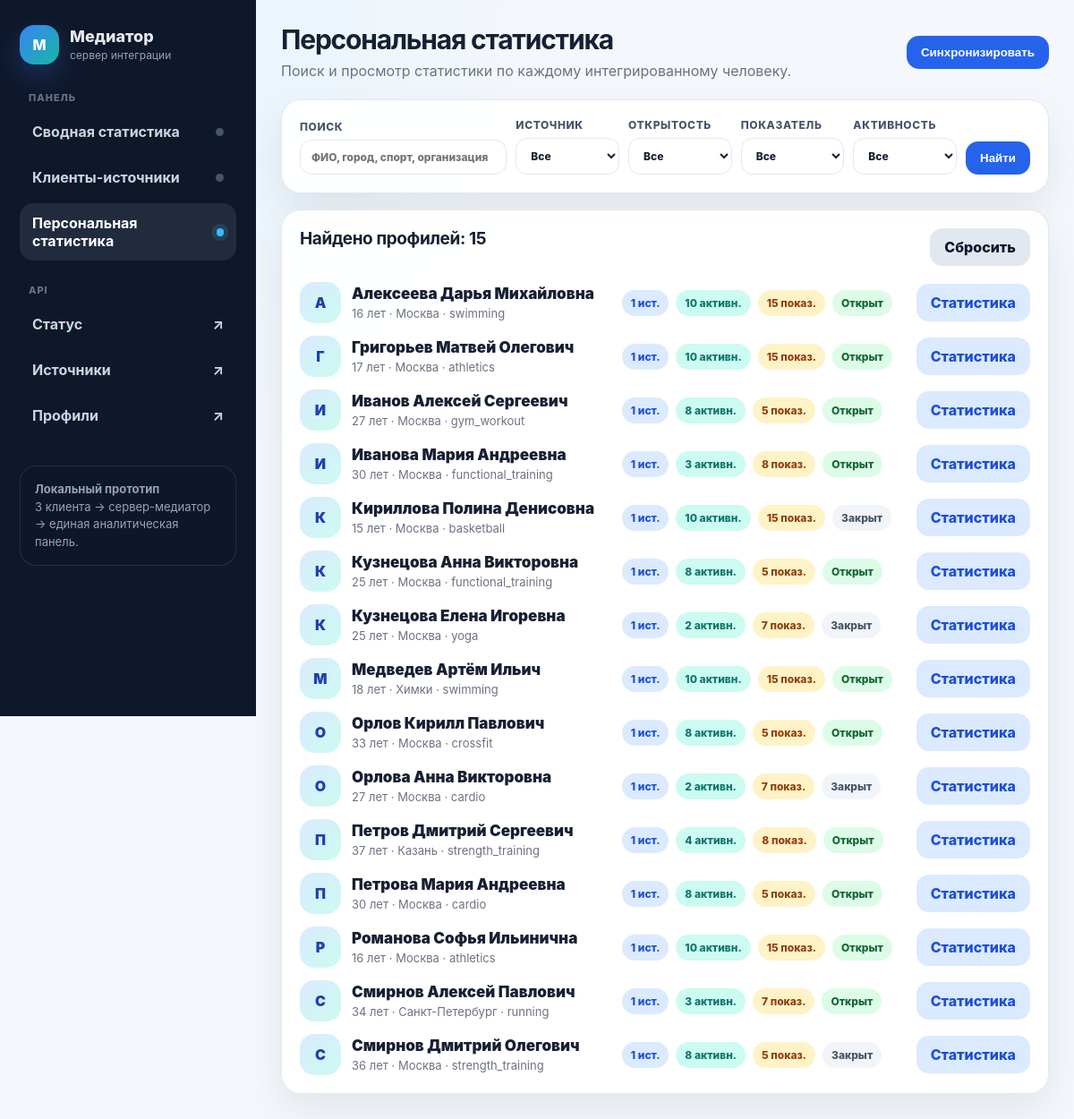
The page /people/ on the database its author committed.
### mediator/models.py (models this page shows, shortened)
class GlobalUserProfile(models.Model):
    global_id = models.UUIDField("Глобальный идентификатор", primary_key=True, default=uuid.uuid4, editable=False)
    full_name = models.CharField("ФИО", max_length=255)
    birth_date = models.DateField("Дата рождения", null=True, blank=True)
    age = models.PositiveIntegerField("Возраст", null=True, blank=True)
    gender = models.CharField("Пол", max_length=20, blank=True)
    phone = models.CharField("Телефон", max_length=60, blank=True)
    email = models.EmailField("Email", blank=True)
    city = models.CharField("Город", max_length=120, blank=True)
    sport_type = models.CharField("Вид спорта", max_length=120, blank=True)
    training_level = models.CharField("Уровень подготовки", max_length=120, blank=True)
    organization_name = models.CharField("Организация", max_length=255, blank=True)
    organization_type = models.CharField("Тип организации", max_length=120, blank=True)
    organization_city = models.CharField("Город организации", max_length=120, blank=True)
    open_to_offers = models.BooleanField("Открыт к предложениям", default=False)
    consent_status = models.CharField("Статус согласия", max_length=40, blank=True)
    visible_data_categories = models.JSONField("Видимые категории данных", default=list, blank=True)
    allowed_organization_types = models.JSONField("Разрешённые типы организаций", default=list, blank=True)
    source_summary = models.JSONField("Сводка источников", default=list, blank=True)
    raw_snapshot = models.JSONField("Последний снимок нормализованных данных", default=dict, blank=True)
    created_at = models.DateTimeField("Создан", auto_now_add=True)
    updated_at = models.DateTimeField("Обновлён", auto_now=True)
    class Meta:
        ordering = ["full_name"]
        verbose_name = "Глобальный профиль"
        verbose_name_plural = "Глобальные профили"

### mediator/ui_views.py (the view, shortened to what this page needs)
# urls.py: path("people/", ui_views.people_stats, name="people_stats"),
@require_GET
def people_stats(request):
    profiles = GlobalUserProfile.objects.all().order_by("full_name")
    q = request.GET.get("q", "").strip()
    source_id = request.GET.get("source_id", "").strip()
    open_to_offers = request.GET.get("open_to_offers", "").strip()
    metric_type = request.GET.get("metric_type", "").strip()
    activity_type = request.GET.get("activity_type", "").strip()
    if source_id:
        profiles = profiles.filter(source_links__source__source_id=source_id)
    if open_to_offers == "yes":
        profiles = profiles.filter(open_to_offers=True)
    elif open_to_offers == "no":
        profiles = profiles.filter(open_to_offers=False)
    if metric_type:
        profiles = profiles.filter(health_metrics__metric_type=metric_type)
    if activity_type:
        profiles = profiles.filter(activities__activity_type=activity_type)
    profiles = profiles.distinct()
    context = {
        "title": "Персональная статистика",
        "nav": "people",
        "filters": {
            "q": q,
            "source_id": source_id,
            "open_to_offers": open_to_offers,
            "metric_type": metric_type,
            "activity_type": activity_type,
        },
        "sources": DataSource.objects.order_by("name"),
        "metric_types": HealthMetricRecord.objects.exclude(metric_type="").values_list("metric_type", flat=True).distinct().order_by("metric_type"),
        "activity_types": ActivityRecord.objects.exclude(activity_type="").values_list("activity_type", flat=True).distinct().order_by("activity_type"),
        "count": profiles.count(),
        "profile_cards": _profile_cards(profiles[:100]),
    }
    return render(request, "mediator/people_stats.html", context)

### mediator/ui_views.py (called while the page is built)
def _latest_metric_values(profile):
    result = []
    seen = set()
    metrics = profile.health_metrics.select_related("source").order_by("metric_type", "-measured_at", "-id")
    for metric in metrics:
        if metric.metric_type in seen:
            continue
        seen.add(metric.metric_type)
        result.append(metric)
    return result[:8]

def _profile_cards(queryset):
    profiles = queryset.prefetch_related("activities", "health_metrics", "source_links__source", "consents")
    cards = []
    for profile in profiles:
        latest_activity = profile.activities.order_by("-activity_date", "-id").first()
        cards.append(
            {
                "profile": profile,
                "sources_count": profile.source_links.count(),
                "activities_count": profile.activities.count(),
                "metrics_count": profile.health_metrics.count(),
                "consents_count": profile.consents.count(),
                "latest_activity": latest_activity,
                "latest_metrics": _latest_metric_values(profile),
            }
        )
    return cards

### mediator/templates/mediator/people_stats.html (shortened to what this page needs)
{% extends "mediator/base.html" %}
{% block subtitle %}
<div class="page-subtitle">Поиск и просмотр статистики по каждому интегрированному человеку.</div>
{% endblock %}
{% block actions %}
<form method="post" action="{% url 'ui_sync_all' %}">
    <button class="btn primary" type="submit">Синхронизировать</button>
</form>
{% endblock %}
{% block content %}
<div class="card mb">
    <form class="filter-form" method="get">
        <label>Поиск
            <input type="text" name="q" value="{{ filters.q }}" placeholder="ФИО, город, спорт, организация">
        </label>
        <label>Источник
            <select name="source_id">
                <option value="">Все</option>
            </select>
        </label>
        <label>Открытость
            <select name="open_to_offers">
                <option value="" {% if not filters.open_to_offers %}selected{% endif %}>Все</option>
            </select>
        </label>
        <label>Показатель
            <select name="metric_type">
                <option value="">Все</option>
            </select>
        </label>
        <label>Активность
            <select name="activity_type">
                <option value="">Все</option>
            </select>
        </label>
        <button class="btn primary" type="submit">Найти</button>
    </form>
</div>
<div class="card">
    <div class="source-head mb">
        <h2 class="section-title" style="margin:0">Найдено профилей: {{ count }}</h2>
        <a class="btn" href="{% url 'people_stats' %}">Сбросить</a>
    </div>
    <div class="profile-list">
        {% for item in profile_cards %}
            <div class="profile-card">
                <div class="person-head">
                    <div class="avatar">{{ item.profile.full_name|first }}</div>
                    <div>
                        <div class="person-name"><a href="{% url 'person_detail' item.profile.global_id %}">{{ item.profile.full_name }}</a></div>
                        <div class="person-meta">{{ item.profile.age|default:"—" }} лет · {{ item.profile.city|default:"город не указан" }} · {{ item.profile.sport_type|default:"спорт не указан" }}</div>
                    </div>
                </div>
                <div class="inline-pills">
                    <span class="pill blue">{{ item.sources_count }} ист.</span>
                    <span class="pill teal">{{ item.activities_count }} активн.</span>
                    <span class="pill amber">{{ item.metrics_count }} показ.</span>
                    {% if item.profile.open_to_offers %}<span class="pill ok">Открыт</span>{% else %}<span class="pill">Закрыт</span>{% endif %}
                </div>
                <a class="btn soft" href="{% url 'person_detail' item.profile.global_id %}">Статистика</a>
            </div>
        {% empty %}
            <div class="empty">Профили не найдены.</div>
        {% endfor %}
    </div>
</div>
{% endblock %}

### mediator/templates/mediator/base.html (shortened to what this page needs)
{% load static %}
<!doctype html>
<html lang="ru">
<head>
</head>
<body>
<div class="layout">
    <aside class="sidebar">
        <div class="brand">
            <div class="brand-mark">M</div>
            <div>
                <div class="brand-title">Медиатор</div>
                <div class="brand-subtitle">сервер интеграции</div>
            </div>
        </div>
        <div class="nav-section">
            <div class="nav-caption">Панель</div>
            <a class="nav-link {% if nav == 'dashboard' %}active{% endif %}" href="{% url 'dashboard' %}">
                <span>Сводная статистика</span><span class="nav-dot"></span>
            </a>
            <a class="nav-link {% if nav == 'clients' %}active{% endif %}" href="{% url 'clients_stats' %}">
                <span>Клиенты-источники</span><span class="nav-dot"></span>
            </a>
            <a class="nav-link {% if nav == 'people' %}active{% endif %}" href="{% url 'people_stats' %}">
                <span>Персональная статистика</span><span class="nav-dot"></span>
            </a>
        </div>
        <div class="nav-section">
            <div class="nav-caption">API</div>
            <a class="nav-link" href="/api/status/"><span>Статус</span><span>↗</span></a>
            <a class="nav-link" href="/api/sources/"><span>Источники</span><span>↗</span></a>
            <a class="nav-link" href="/api/users/?include_nested=true"><span>Профили</span><span>↗</span></a>
        </div>
        <div class="sidebar-foot">
            <b>Локальный прототип</b><br>
            3 клиента → сервер-медиатор → единая аналитическая панель.
        </div>
    </aside>
    <main class="main">
        <div class="topbar">
            <div>
                <h1 class="page-title">{{ title }}</h1>
                {% block subtitle %}{% endblock %}
            </div>
            <div class="actions">
                {% block actions %}{% endblock %}
            </div>
        </div>
        {% block content %}{% endblock %}
    </main>
</div>
</body>
</html>

### rows shown on the page
GlobalUserProfile: profile.full_name|first "А", profile.full_name "Алексеева Дарья Михайловна", profile.age "16", profile.city "Москва", profile.sport_type "swimming", sources_count "1", activities_count "10", metrics_count "15", shows "Открыт"
GlobalUserProfile: profile.full_name|first "Г", profile.full_name "Григорьев Матвей Олегович", profile.age "17", profile.city "Москва", profile.sport_type "athletics", sources_count "1", activities_count "10", metrics_count "15", shows "Открыт"
GlobalUserProfile: profile.full_name|first "И", profile.full_name "Иванов Алексей Сергеевич", profile.age "27", profile.city "Москва", profile.sport_type "gym_workout", sources_count "1", activities_count "8", metrics_count "5", shows "Открыт"
GlobalUserProfile: profile.full_name|first "И", profile.full_name "Иванова Мария Андреевна", profile.age "30", profile.city "Москва", profile.sport_type "functional_training", sources_count "1", activities_count "3", metrics_count "8", shows "Открыт"
GlobalUserProfile: profile.full_name|first "К", profile.full_name "Кириллова Полина Денисовна", profile.age "15", profile.city "Москва", profile.sport_type "basketball", sources_count "1", activities_count "10", metrics_count "15", open_to_offers "Закрыт"
GlobalUserProfile: profile.full_name|first "К", profile.full_name "Кузнецова Анна Викторовна", profile.age "25", profile.city "Москва", profile.sport_type "functional_training", sources_count "1", activities_count "8", metrics_count "5", shows "Открыт"
GlobalUserProfile: profile.full_name|first "К", profile.full_name "Кузнецова Елена Игоревна", profile.age "25", profile.city "Москва", profile.sport_type "yoga", sources_count "1", activities_count "2", metrics_count "7", open_to_offers "Закрыт"
GlobalUserProfile: profile.full_name|first "М", profile.full_name "Медведев Артём Ильич", profile.age "18", profile.city "Химки", profile.sport_type "swimming", sources_count "1", activities_count "10", metrics_count "15", shows "Открыт"
GlobalUserProfile: profile.full_name|first "О", profile.full_name "Орлов Кирилл Павлович", profile.age "33", profile.city "Москва", profile.sport_type "crossfit", sources_count "1", activities_count "8", metrics_count "5", shows "Открыт"
GlobalUserProfile: profile.full_name|first "О", profile.full_name "Орлова Анна Викторовна", profile.age "27", profile.city "Москва", profile.sport_type "cardio", sources_count "1", activities_count "2", metrics_count "7", open_to_offers "Закрыт"
GlobalUserProfile: profile.full_name|first "П", profile.full_name "Петров Дмитрий Сергеевич", profile.age "37", profile.city "Казань", profile.sport_type "strength_training", sources_count "1", activities_count "4", metrics_count "8", shows "Открыт"
GlobalUserProfile: profile.full_name|first "П", profile.full_name "Петрова Мария Андреевна", profile.age "30", profile.city "Москва", profile.sport_type "cardio", sources_count "1", activities_count "8", metrics_count "5", shows "Открыт"
GlobalUserProfile: profile.full_name|first "Р", profile.full_name "Романова Софья Ильинична", profile.age "16", profile.city "Москва", profile.sport_type "athletics", sources_count "1", activities_count "10", metrics_count "15", shows "Открыт"
GlobalUserProfile: profile.full_name|first "С", profile.full_name "Смирнов Алексей Павлович", profile.age "34", profile.city "Санкт-Петербург", profile.sport_type "running", sources_count "1", activities_count "3", metrics_count "7", shows "Открыт"
GlobalUserProfile: profile.full_name|first "С", profile.full_name "Смирнов Дмитрий Олегович", profile.age "36", profile.city "Москва", profile.sport_type "strength_training", sources_count "1", activities_count "8", metrics_count "5", open_to_offers "Закрыт"

### other values the page prints
{{ title }} "Персональная статистика"
{{ count }} "15"
